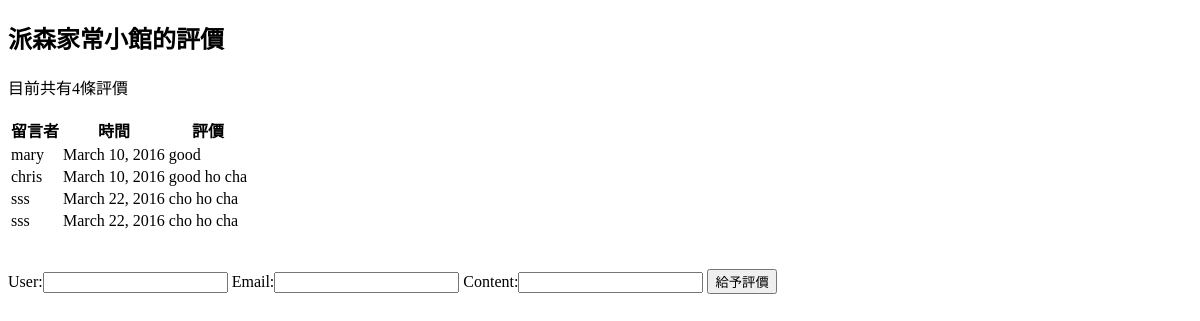
Before: /comment/1/ (signed in) with the older database file.
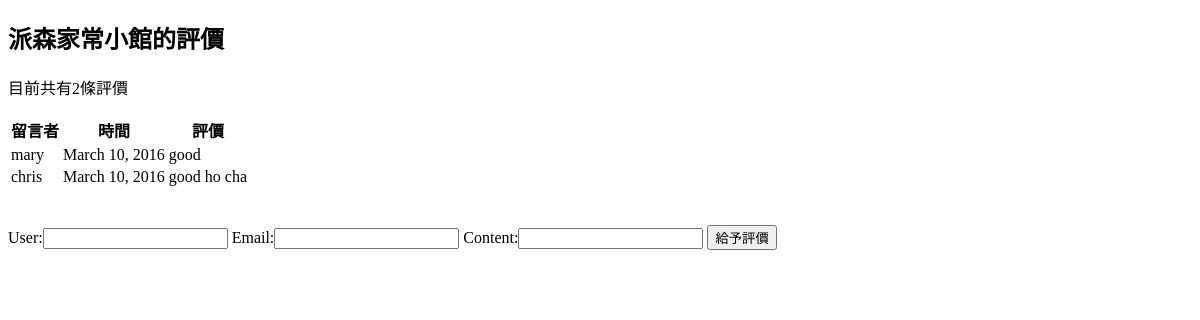
After: the same page with the newer database file.
### restaurants/models.py (models this page shows, shortened)
class Restaurant(models.Model):
    name = models.CharField(max_length=20)
    phone_number = models.CharField(max_length=15)
    address = models.CharField(max_length=50, blank=True)

class Comment(models.Model):
    content = models.CharField(max_length=200)
    user = models.CharField(max_length=20)
    email = models.EmailField(max_length=20)
    date_time = models.DateTimeField()
    restaurant = models.ForeignKey(Restaurant)
    class Meta:
        ordering = ['date_time']
        permissions = (
            ("can_comment", "Can comment", ),
        )

### restaurants/views.py (the view)
# urls.py: url(r'^comment/(\d{1,5})/$', comment),
@user_passes_test(user_can_comment, login_url='/accounts/login/')
def comment(request,id):
    if id:
        r = Restaurant.objects.get(id=id)
    else:
        return HttpResponseRedirect("/restaurants_list/")
    if request.user.is_authenticated and request.user.has_perm('restaurants.can_comment'):
        errors = []
        if 'ok' in request.POST:
            f = CommentForm(request.POST)
            if f.is_valid():
                user = request.POST['user']
                content = request.POST['content']
                email = request.POST['email']
                date_time = datetime.datetime.now()
                c = Comment(user=user, email=email, content=content, date_time=date_time, restaurant=r)
                c.save()
                f = CommentForm()
        else:
            f = CommentForm()
    else:
        return HttpReponseRedirect('/restaurants_list/')
    return render_to_response('comments.html',locals())

### restaurants/forms.py
class CommentForm(forms.Form):
    user = forms.CharField(max_length=20)
    email = forms.EmailField(max_length=20, required=False)
    content = forms.CharField(max_length=200)

### restaurants/views.py (called while the page is built)
def user_can_comment(user):
    return user.is_authenticated and user.has_perm('restaurants.can_comment')

### restaurants/templates/comments.html (shortened to what this page needs)
<!doctype html>
<html>
    <head>
    </head>
    <body>
        <h2>{{ r.name }}的評價</h2>
        {% if r.comment_set.all %}
            <p>目前共有{{ r.comment_set.all|length }}條評價</p>
            <table>
                <tr>
                    <th>留言者</th>
                    <th>時間</th>
                    <th>評價</th>
                </tr>
            {% for c in r.comment_set.all %}
                <tr>
                    <td> {{ c.user }} </td>
                    <td> {{ c.date_time | date:"F j, Y" }} </td>
                    <td> {{ c.content }} </td>
                </tr>
            {% endfor %}
            </table>
        {% else %}
            <p>無評價</p>
        {% endif %}
        <br /><br />
        <form action="" method="post">
            {{ f.as_table }}
            <input type="submit" value="給予評價">
        </form>
    </body>
</html>

Changed rows visible on the page:
removed Comment: user "sss", date_time "March 22, 2016", content "cho ho cha"
removed Comment: user "sss", date_time "March 22, 2016", content "cho ho cha"
computed for Restaurant "派森家常小館": comment_set.all|length "4" → "2"
